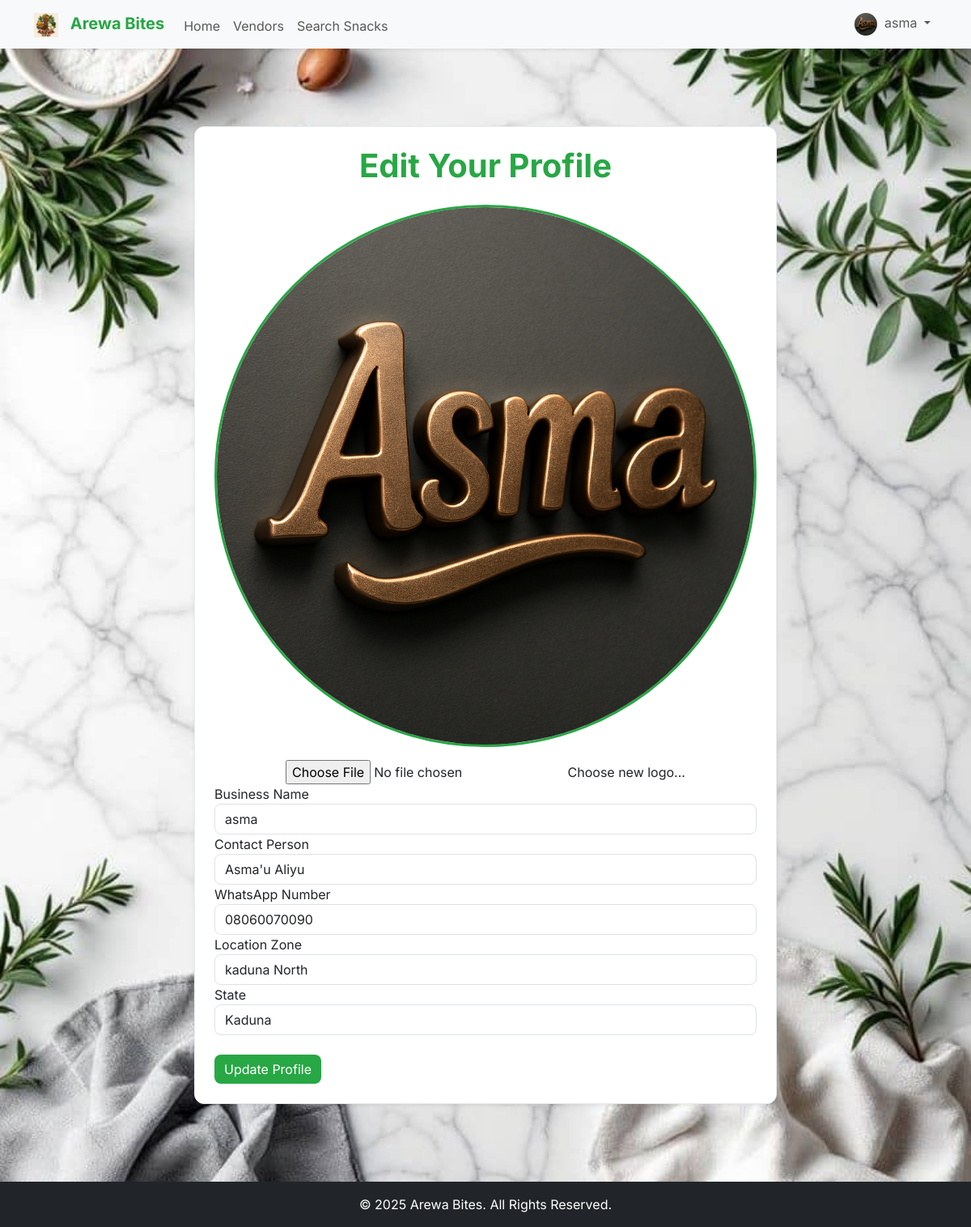
/edit_profile (signed in), run on the app's committed database.
### app/models.py (models this page shows, shortened)
class Vendor(db.Model, UserMixin):
    id = db.Column(db.Integer, primary_key=True)
    business_name = db.Column(db.String(100), unique=True, nullable=False)
    contact_name = db.Column(db.String(100), nullable=False)
    whatsapp_number = db.Column(db.String(20), unique=True, nullable=False)
    location_zone = db.Column(db.String(100), nullable=False)
    state = db.Column(db.String(100), nullable=False)
    email = db.Column(db.String(120), unique=True, nullable=False)
    password = db.Column(db.String(200), nullable=False)
    logo_url = db.Column(db.String(200), nullable=False, default='logos/default.png')
    is_admin = db.Column(db.Boolean, default=False)
    is_verified = db.Column(db.Boolean, default=False)
    referral_code = db.Column(db.String(10), unique=True, nullable=False)
    referred_by = db.Column(db.Integer, db.ForeignKey('vendor.id'))
    snacks = db.relationship('Snack', backref='vendor', lazy=True, cascade="all, delete-orphan")
    referrals = db.relationship('Vendor', backref=db.backref('referrer', remote_side=[id]), lazy=True)

### app/routes.py (the view, shortened to what this page needs)
@main.route("/edit_profile", methods=['GET', 'POST'])
@vendor_only
def edit_profile():
    vendor = db.session.get(Vendor, session.get('vendor_id'))
    if not vendor:
        flash('Vendor not found.', 'danger')
        return redirect(url_for('main.login'))
    form = UpdateProfileForm(obj=vendor)
    return render_template('edit_profile.html', form=form, vendor=vendor)

### app/forms.py
class UpdateProfileForm(FlaskForm):
    business_name = StringField('Business Name', validators=[DataRequired(), Length(min=2, max=100)])
    contact_name = StringField('Contact Person', validators=[DataRequired(), Length(min=2, max=100)])
    whatsapp_number = StringField('WhatsApp Number', validators=[DataRequired(), Length(min=10, max=20)])
    location_zone = StringField('Location Zone', validators=[DataRequired(), Length(min=2, max=100)])
    state = StringField('State', validators=[DataRequired(), Length(min=2, max=100)])
    logo_file = FileField('Update Logo', validators=[FileAllowed(['jpg', 'png', 'jpeg'], 'Images only!')])
    submit = SubmitField('Update Profile')

### app/__init__.py (called while the page is built)
def create_app(config_class=Config):
    app = Flask(__name__)
    app.config.from_object(config_class)
    db.init_app(app)
    bcrypt.init_app(app)
    login_manager.init_app(app)
    csrf.init_app(app)
    migrate.init_app(app, db)
    socketio.init_app(app)
    @app.context_processor
    def inject_globals():
        current_vendor = None
        if 'vendor_id' in session:
            from app.models import Vendor
            current_vendor = db.session.get(Vendor, session.get('vendor_id'))
        return {
            'now': datetime.utcnow(),
            'current_vendor': current_vendor
        }
    from app.routes import main
    app.register_blueprint(main)
    return app

### app/routes.py (called while the page is built)
@login_manager.user_loader
def load_user(user_id):
    return db.session.get(Vendor, int(user_id))

def vendor_only(f):
    @wraps(f)
    def decorated_function(*args, **kwargs):
        if not session.get('vendor_id'):
            flash('Please log in to access this page.', 'danger')
            return redirect(url_for('main.login'))
        return f(*args, **kwargs)
    return decorated_function

### app/templates/edit_profile.html (shortened to what this page needs)
{% extends "base.html" %}
{% block content %}
<div class="container my-5">
    <div class="row justify-content-center">
        <div class="col-md-8">
            <div class="card p-4 shadow-sm arewa-card">
                <h1 class="text-center arewa-text-green mb-4">Edit Your Profile</h1>
                <form method="POST" action="{{ url_for('main.edit_profile') }}" enctype="multipart/form-data">
                    <div class="form-group text-center">
                        {% if vendor.logo_url %}
                        <img src="{{ url_for('static', filename=vendor.logo_url) }}" alt="Logo" class="img-fluid rounded-circle mb-3 profile-pic">
                        {% endif %}
                        <div class="custom-file">
                            {{ form.logo_file(class="custom-file-input", id="logo_file") }}
                            <label class="custom-file-label" for="logo_file">Choose new logo...</label>
                        </div>
                    </div>
                    <div class="form-group">
                        {{ form.business_name.label(class="form-control-label") }}
                        {{ form.business_name(class="form-control") }}
                    </div>
                    <div class="form-group">
                        {{ form.contact_name.label(class="form-control-label") }}
                        {{ form.contact_name(class="form-control") }}
                    </div>
                    <div class="form-group">
                        {{ form.whatsapp_number.label(class="form-control-label") }}
                        {{ form.whatsapp_number(class="form-control") }}
                    </div>
                    <div class="form-group">
                        {{ form.location_zone.label(class="form-control-label") }}
                        {{ form.location_zone(class="form-control") }}
                    </div>
                    <div class="form-group">
                        {{ form.state.label(class="form-control-label") }}
                        {{ form.state(class="form-control") }}
                    </div>
                    {{ form.submit(class="btn btn-arewa-primary btn-block mt-4") }}
                </form>
            </div>
        </div>
    </div>
</div>
{% endblock %}

### app/templates/base.html (shortened to what this page needs)
<!DOCTYPE html>
<html lang="en">
<head>
    <link rel="stylesheet" href="{{ url_for('static', filename='css/bootstrap.min.css') }}">
    <link rel="stylesheet" href="https://cdnjs.cloudflare.com/ajax/libs/font-awesome/6.4.0/css/all.min.css" />
    <link rel="stylesheet" href="{{ url_for('static', filename='css/style.css') }}">
</head>
<body class="bg-light d-flex flex-column min-vh-100">
    <nav class="navbar navbar-expand-lg bg-light shadow-sm">
        <div class="container">
            <a class="navbar-brand fw-bold" href="{{ url_for('main.home') }}">
                <img src="{{ url_for('static', filename='logos/arewa_logo.png') }}" alt="Arewa Bites Logo" style="height: 30px; margin-right: 10px;"> <span class="arewa-text-green">Arewa Bites</span>
            </a>
            <div class="collapse navbar-collapse" id="navbarNav">
                <ul class="navbar-nav me-auto mb-2 mb-lg-0">
                    <li class="nav-item">
                        <a class="nav-link nav-link-item" href="{{ url_for('main.home') }}">Home</a>
                    </li>
                    <li class="nav-item">
                        <a class="nav-link nav-link-item" href="{{ url_for('main.list_vendors') }}">Vendors</a>
                    </li>
                    <li class="nav-item">
                        <a class="nav-link nav-link-item" href="{{ url_for('main.search_snacks') }}">Search Snacks</a>
                    </li>
                </ul>
                <ul class="navbar-nav">
                    {% if current_vendor %}
                        <li class="nav-item dropdown">
                            <a class="nav-link dropdown-toggle" href="#" id="navbarDropdown" role="button" data-bs-toggle="dropdown" aria-expanded="false">
                                <img src="{{ url_for('static', filename=current_vendor.logo_url) }}" class="rounded-circle me-1" alt="Logo" style="width: 28px; height: 28px; object-fit: cover;">
                                {{ current_vendor.business_name }}
                            </a>
                        </li>
                    {% endif %}
                </ul>
            </div>
        </div>
    </nav>
    <main class="container mt-5 flex-grow-1">
        {% block content %}{% endblock %}
    </main>
    <footer class="mt-5 py-3 bg-dark text-white text-center">
        <div class="container">
            <p class="mb-0">&copy; {{ now.year }} Arewa Bites. All Rights Reserved.</p>
        </div>
    </footer>
</body>
</html>

### app/static/css/style.css (style rules this page uses)
body { background-color: #F8F9FA; background-image: url("../images/traditional_food_pattern.png"); background-repeat: no-repeat; background-position: center center; background-size: cover; background-attachment: fixed; color: #343A40; font-family: 'Inter', sans-serif; font-size: 1rem; line-height: 1.5; }
.arewa-text-green { color: #28A745 !important; }
.arewa-card { background-color: #FFFFFF; border: 1px solid #E9ECEF; border-radius: 12px; box-shadow: 0 8px 16px rgba(40, 167, 69, 0.15); }
.form-control, .btn, .badge { border-radius: 8px; }
.btn-arewa-primary { background-color: #28A745; color: white; border: none; }
.profile-pic, .logo-display { border: 3px solid #28A745; object-fit: cover; background-color: #FFFFFF; }
.nav-link-item { position: relative; padding-bottom: 5px; transition: color 0.3s ease-in-out; }
.nav-link-item::after { content: ''; position: absolute; width: 0; height: 2px; bottom: 0; left: 0; background-color: #28A745; transition: width 0.3s ease-in-out; }
h1.arewa-text-green { font-weight: bold; }
.navbar-brand img { height: 30px; margin-right: 10px; }

### data on the page
Vendor: logo_url (picture), business_name "asma", contact_name "Asma'u Aliyu", whatsapp_number "08060070090", location_zone "kaduna North", state "Kaduna"
